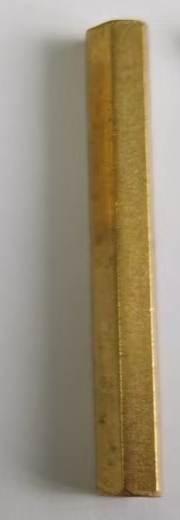
#> input picture work2/templates/tongzhu/template.png, 180 x 520 px; its folder holds only this picture in this run
$ python main.py
#> lines starting #> are read from the running program, lines starting #| are printed output that depends on the picture; after the words box and inside, x2 and y2 are one past the last pixel; in counts of white or black regions, pixels touching at a corner belong together
import cv2
import numpy as np
import os
import json
import sys
import math


# ============================================================
#                  参数设置
# ============================================================

# 模板保存文件夹
TEMPLATE_DIR = "templates"

# 检测结果保存文件夹
RESULT_DIR = "results"

# ORB最大特征点数量
ORB_FEATURES = 1000

# 最小零件面积
MIN_AREA = 300

# 最大零件面积
MAX_AREA = 1000000

# 最低识别分数
MATCH_THRESHOLD = 45


# 创建文件夹
os.makedirs(TEMPLATE_DIR, exist_ok=True)
os.makedirs(RESULT_DIR, exist_ok=True)


# ============================================================
#                  ORB
# ============================================================

orb = cv2.ORB_create(
    nfeatures=ORB_FEATURES
)


# ============================================================
#                  图像预处理
# ============================================================

# [23 lines left out: function preprocess, not called in this run]


# ============================================================
#                  自动提取零件Mask
# ============================================================

def create_mask(image):
    """
    自动提取零件。

    兼容：
    绿色桌面
    白色背景
    浅色背景

    返回：
        mask
    """

    hsv = cv2.cvtColor(
        image,
        cv2.COLOR_BGR2HSV
    )

    # --------------------------------------------------------
    # 方法1：绿色背景
    # --------------------------------------------------------

    lower_green = np.array(
        [30, 25, 20]
    )

    upper_green = np.array(
        [100, 255, 255]
    )

    green_mask = cv2.inRange(
        hsv,
        lower_green,
        upper_green
    )

    # 非绿色区域
    mask_green = cv2.bitwise_not(
        green_mask
    )

    # --------------------------------------------------------
    # 方法2：灰度阈值
    #
    # 主要针对白色背景
    # --------------------------------------------------------

    gray = cv2.cvtColor(
        image,
        cv2.COLOR_BGR2GRAY
    )

    # OTSU自动阈值
    _, mask_dark = cv2.threshold(
        gray,
        0,
        255,
        cv2.THRESH_BINARY_INV +
        cv2.THRESH_OTSU
    )

    # --------------------------------------------------------
    # 判断哪一种Mask更合理
    # --------------------------------------------------------

    def calculate_score(mask):

        contours, _ = cv2.findContours(
            mask,
            cv2.RETR_EXTERNAL,
            cv2.CHAIN_APPROX_SIMPLE
        )

        if len(contours) == 0:
            return 0

        largest = max(
            contours,
            key=cv2.contourArea
        )

        area = cv2.contourArea(
            largest
        )

        image_area = (
            image.shape[0] *
            image.shape[1]
        )

        ratio = area / image_area

        # 太小或者太大都不合理
        if ratio < 0.005:
            return 0

        if ratio > 0.8:
            return 0

        return area

    score_green = calculate_score(
        mask_green
    )

    score_dark = calculate_score(
        mask_dark
    )

    # --------------------------------------------------------
    # 选择较合理的Mask
    # --------------------------------------------------------

    if score_green > score_dark:

        mask = mask_green

    else:

        mask = mask_dark

    # --------------------------------------------------------
    # 形态学处理
    # --------------------------------------------------------

    kernel = cv2.getStructuringElement(
        cv2.MORPH_ELLIPSE,
        (5, 5)
    )

    # 去掉小噪声
    mask = cv2.morphologyEx(
        mask,
        cv2.MORPH_OPEN,
        kernel,
        iterations=1
    )

    # 填补小缺口
    mask = cv2.morphologyEx(
        mask,
        cv2.MORPH_CLOSE,
        kernel,
        iterations=2
    )

    return mask


# ============================================================
#                  获取最大零件轮廓
# ============================================================

def get_main_contour(mask):
    """
    获取面积最大的轮廓。
    """

    contours, _ = cv2.findContours(
        mask,
        cv2.RETR_EXTERNAL,
        cv2.CHAIN_APPROX_SIMPLE
    )

    valid_contours = []

    for contour in contours:

        area = cv2.contourArea(
            contour
        )

        if area < MIN_AREA:
            continue

        if area > MAX_AREA:
            continue

        valid_contours.append(
            contour
        )

    if len(valid_contours) == 0:

        return None

    # 面积最大的轮廓
    contour = max(
        valid_contours,
        key=cv2.contourArea
    )

    return contour


# ============================================================
#                  Hu矩
# ============================================================

def calculate_hu(contour):

    moments = cv2.moments(
        contour
    )

    hu = cv2.HuMoments(
        moments
    )

    hu = hu.flatten()

    result = []

    for value in hu:

        if value == 0:

            value = 1e-10

        value = (
            -np.sign(value) *
            np.log10(abs(value))
        )

        result.append(
            float(value)
        )

    return np.array(result)


# ============================================================
#                  ORB特征
# ============================================================

def calculate_orb(image):

    gray = cv2.cvtColor(
        image,
        cv2.COLOR_BGR2GRAY
    )

    keypoints, descriptors = (
        orb.detectAndCompute(
            gray,
            None
        )
    )

    return keypoints, descriptors


# ============================================================
#                  几何特征
# ============================================================

def calculate_geometry(contour):

    # 面积
    area = cv2.contourArea(
        contour
    )

    # 周长
    perimeter = cv2.arcLength(
        contour,
        True
    )

    # 外接矩形
    x, y, w, h = cv2.boundingRect(
        contour
    )

    # 长宽比
    aspect_ratio = (
        w / float(h)
        if h != 0
        else 0
    )

    # 圆度
    #
    # 越接近1越圆
    #
    if perimeter > 0:

        circularity = (
            4 *
            math.pi *
            area /
            (perimeter * perimeter)
        )

    else:

        circularity = 0

    # 最小外接矩形
    rect = cv2.minAreaRect(
        contour
    )

    (_, _), (rw, rh), angle = rect

    if rw < rh:

        angle = angle + 90

    return {
        "area": float(area),
        "width": int(w),
        "height": int(h),
        "aspect_ratio": float(
            aspect_ratio
        ),
        "circularity": float(
            circularity
        ),
        "angle": float(angle)
    }


# ============================================================
#                  提取所有特征
# ============================================================

def extract_features(
    image,
    contour
):

    hu = calculate_hu(
        contour
    )

    keypoints, descriptors = (
        calculate_orb(
            image
        )
    )

    geometry = calculate_geometry(
        contour
    )

    return {
        "hu": hu,
        "descriptors": descriptors,
        "geometry": geometry
    }


# ============================================================
#                  裁剪零件
# ============================================================

def crop_part(
    image,
    contour,
    padding=20
):

    x, y, w, h = cv2.boundingRect(
        contour
    )

    x1 = max(
        0,
        x - padding
    )

    y1 = max(
        0,
        y - padding
    )

    x2 = min(
        image.shape[1],
        x + w + padding
    )

    y2 = min(
        image.shape[0],
        y + h + padding
    )

    crop = image[
        y1:y2,
        x1:x2
    ]

    return crop


# ============================================================
#                  生成模板
# ============================================================

def create_template(
    image_path,
    part_name
):

    print()
    print("=" * 60)
    print("开始生成模板")
    print("=" * 60)

    # --------------------------------------------------------
    # 读取图片
    # --------------------------------------------------------

    image = cv2.imread(
        image_path
    )

    if image is None:

        print(
            "错误：无法读取图片！"
        )

        return False

    print(
        "图片：",
        image_path
    )

    # --------------------------------------------------------
    # 创建Mask
    # --------------------------------------------------------

    mask = create_mask(
        image
    )

    # --------------------------------------------------------
    # 找零件
    # --------------------------------------------------------

    contour = get_main_contour(
        mask
    )

    if contour is None:

        print()
        print(
            "错误：没有检测到零件！"
        )

        print(
            "请确保图片中只有一个零件，"
        )

        print(
            "并且零件与背景存在明显区别。"
        )

        return False

    # --------------------------------------------------------
    # 检查是不是检测到了多个物体
    # --------------------------------------------------------

    contours, _ = cv2.findContours(
        mask,
        cv2.RETR_EXTERNAL,
        cv2.CHAIN_APPROX_SIMPLE
    )

    valid_count = 0

    for c in contours:

        area = cv2.contourArea(c)

        if (
            MIN_AREA <
            area <
            MAX_AREA
        ):

            valid_count += 1

    if valid_count > 1:

        print()
        print(
            "警告：图片中可能存在多个物体。"
        )

        print(
            "检测到：",
            valid_count,
            "个物体"
        )

        print(
            "程序将使用面积最大的物体作为模板。"
        )

    # --------------------------------------------------------
    # 裁剪零件
    # --------------------------------------------------------

    crop = crop_part(
        image,
        contour
    )

    # --------------------------------------------------------
    # 重新提取裁剪图的轮廓
    # --------------------------------------------------------

    crop_mask = create_mask(
        crop
    )

    crop_contour = get_main_contour(
        crop_mask
    )

    if crop_contour is None:

        print(
            "模板轮廓提取失败！"
        )

        return False

    # --------------------------------------------------------
    # 提取特征
    # --------------------------------------------------------

    features = extract_features(
        crop,
        crop_contour
    )

    # --------------------------------------------------------
    # 创建模板目录
    # --------------------------------------------------------

    template_folder = os.path.join(
        TEMPLATE_DIR,
        part_name
    )

    os.makedirs(
        template_folder,
        exist_ok=True
    )

    # --------------------------------------------------------
    # 保存模板图片
    # --------------------------------------------------------

    template_image_path = os.path.join(
        template_folder,
        "template.png"
    )

    cv2.imwrite(
        template_image_path,
        crop
    )

    # --------------------------------------------------------
    # 保存ORB描述子
    # --------------------------------------------------------

    descriptor_path = os.path.join(
        template_folder,
        "descriptors.npy"
    )

    if features["descriptors"] is not None:

        np.save(
            descriptor_path,
            features["descriptors"]
        )

    # --------------------------------------------------------
    # 保存特征参数
    # --------------------------------------------------------

    geometry = features[
        "geometry"
    ]

    feature_data = {

        "name": part_name,

        "hu": features[
            "hu"
        ].tolist(),

        "area": geometry[
            "area"
        ],

        "width": geometry[
            "width"
        ],

        "height": geometry[
            "height"
        ],

        "aspect_ratio": geometry[
            "aspect_ratio"
        ],

        "circularity": geometry[
            "circularity"
        ],

        "angle": geometry[
            "angle"
        ]
    }

    json_path = os.path.join(
        template_folder,
        "features.json"
    )

    with open(
        json_path,
        "w",
        encoding="utf-8"
    ) as f:

        json.dump(
            feature_data,
            f,
            ensure_ascii=False,
            indent=4
        )

    # --------------------------------------------------------
    # 保存Mask
    # --------------------------------------------------------

    mask_path = os.path.join(
        template_folder,
        "mask.png"
    )

    cv2.imwrite(
        mask_path,
        crop_mask
    )

    # --------------------------------------------------------
    # 打印结果
    # --------------------------------------------------------

    print()
    print("模板生成成功！")
    print()
    print(
        "零件名称：",
        part_name
    )

    print(
        "模板图片：",
        template_image_path
    )

    print(
        "特征文件：",
        json_path
    )

    print(
        "ORB文件：",
        descriptor_path
    )

    print(
        "零件宽度：",
        geometry["width"]
    )

    print(
        "零件高度：",
        geometry["height"]
    )

    print(
        "长宽比：",
        round(
            geometry["aspect_ratio"],
            3
        )
    )

    print(
        "圆度：",
        round(
            geometry["circularity"],
            3
        )
    )

    print("=" * 60)

    # --------------------------------------------------------
    # 显示模板
    # --------------------------------------------------------

    show_image = crop.copy()

    cv2.imshow(
        "Generated Template",
        show_image
    )

    print()
    print(
        "按任意键关闭模板预览..."
    )

    cv2.waitKey(0)
    cv2.destroyAllWindows()

    return True


# ============================================================
#                  加载模板
# ============================================================

# [759 lines left out: functions load_templates, compare_hu, compare_geometry, compare_orb, recognize_part, detect_image and 2 more, not called in this run]


# ============================================================
#                  主程序
# ============================================================

def main():

    while True:

        print()
        print("=" * 60)
        print("        传统算法零件识别系统")
        print("=" * 60)

        print()
        print("1. 一张图片生成一个模板")
        print("2. 批量生成模板")
        print("3. 检测一张零件图片")
        print("4. 查看模板库")
        print("Q. 退出")
        print()

        choice = input(
            "请选择："
        ).strip().lower()
#> the answer given: 1

        # ----------------------------------------------------
        # 单张图片生成模板
        # ----------------------------------------------------

        if choice == "1":

            image_path = input(
                "请输入单个零件图片路径："
            ).strip()
#> the answer given: templates/tongzhu/template.png

            part_name = input(
                "请输入零件名称："
            ).strip()
#> the answer given: templates/tongzhu/mask.png

            if part_name == "":

                print(
                    "零件名称不能为空！"
                )

                continue

            create_template(
                image_path,
                part_name
            )
#> in create_template, image is the input picture: shape (520, 180, 3); mean B, G, R 119.7, 142.8, 154.4
#> in create_mask, `hsv = cv2.cvtColor( image, cv2.COLOR_BGR2HSV )`: hsv: shape (520, 180, 3); mean H, S, V 34.7, 64.7, 154.4
#> in create_mask, `green_mask = cv2.inRange( hsv, lower_green, upper_green )`:
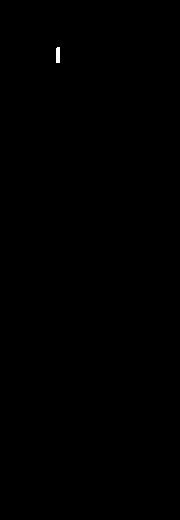
#> green_mask: shape (520, 180); 0.07% white; 1 white region, box (x1, y1, x2, y2) and area: (56, 47, 60, 63) 63
#> in create_mask, `mask_green = cv2.bitwise_not( green_mask )`: mask_green: shape (520, 180); 99.9% white; 1 black region, box (x1, y1, x2, y2) and area: (56, 47, 60, 63) 63
#> in create_mask, `gray = cv2.cvtColor( image, cv2.COLOR_BGR2GRAY )`:
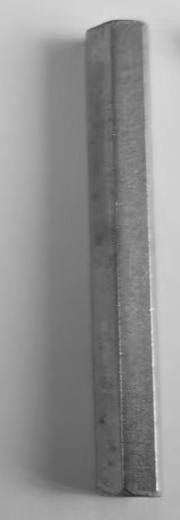
#> gray: shape (520, 180); min 47, max 234, mean 143.6
#> in create_mask, `_, mask_dark = cv2.threshold( gray, 0, 255, cv2.THRESH_BINARY_INV + cv..`:
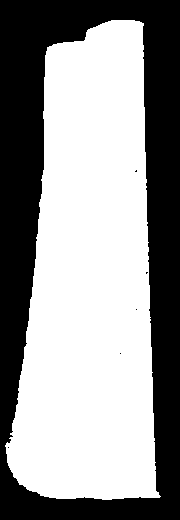
#> mask_dark: shape (520, 180); 58.6% white; 6 black regions (5 under 20 px)
#> in calculate_score, `contours, _ = cv2.findContours( mask, cv2.RETR_EXTERNAL, cv2.CHAIN_APP..`: contours = [[[0, 0], [0, 519], [179, 519], [179, 0]]]
#> in calculate_score, `largest = max( contours, key=cv2.contourArea )`: largest = [[0, 0], [0, 519], [179, 519], [179, 0]]
#> in calculate_score, `area = cv2.contourArea( largest )`: area = 92901
#> in calculate_score, `ratio = area / image_area`: ratio = 0.993
#> in create_mask, `score_green = calculate_score( mask_green )`: score_green = 0
#> in calculate_score (call 2), `contours, _ = cv2.findContours( mask, cv2.RETR_EXTERNAL, cv2.CHAIN_APP..`: contours = 1 contour; box (x1, y1, x2, y2) and area: (5, 20, 161, 500) 54279
#> in create_mask, `score_dark = calculate_score( mask_dark )`: score_dark = 54279
#> in create_mask, `mask = cv2.morphologyEx( mask, cv2.MORPH_OPEN, kernel, iterations=1 )`: mask: shape (520, 180); 58.6% white; 4 black regions (3 under 20 px), largest, box (x1, y1, x2, y2) and area: (0, 0, 180, 520) 38791
#> in create_mask, `mask = cv2.morphologyEx( mask, cv2.MORPH_CLOSE, kernel, iterations=2 )`:
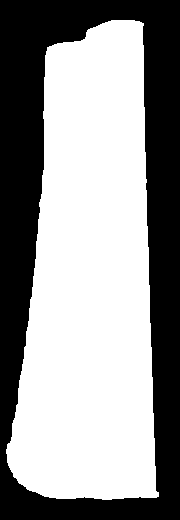
#> mask: shape (520, 180); 58.6% white; 1 black region
#> in get_main_contour, `contours, _ = cv2.findContours( mask, cv2.RETR_EXTERNAL, cv2.CHAIN_APP..`: contours = 1 contour; box (x1, y1, x2, y2) and area: (6, 20, 159, 500) 54266
#> the loop in get_main_contour, `for contour in contours: ` made 1 pass
#> area on pass 1: 54266
#> after the loop in get_main_contour, `for contour in contours:`: valid_contours has the same summary as contours
#> in get_main_contour, `contour = max( valid_contours, key=cv2.contourArea )`: contour = contour of 235 points, box (x1, y1, x2, y2) (6, 20, 159, 500), area 54266
#> the loop in create_template, `for c in contours: ` made 1 pass
#> (area, valid_count) on pass 1: (54266, 1)
#> after the loop in create_template, `for c in contours:`: valid_count = 1
#> in crop_part, `x, y, w, h = cv2.boundingRect( contour )`: x = 6; y = 20; w = 153; h = 480
#> in crop_part, `x1 = max( 0, x - padding )`: x1 = 0
#> in crop_part, `x2 = min( image.shape[1], x + w + padding )`: x2 = 179
#> in crop_part, `y2 = min( image.shape[0], y + h + padding )`: y2 = 520
#> in create_mask (call 2), `hsv = cv2.cvtColor( image, cv2.COLOR_BGR2HSV )`: hsv: shape (520, 179, 3); mean H, S, V 34.4, 65, 154.2
#> in create_mask (call 2), `mask_green = cv2.bitwise_not( green_mask )`:
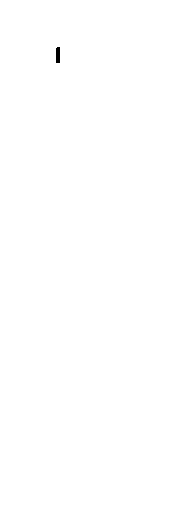
#> mask_green: shape (520, 179); 99.9% white; 1 black region, box (x1, y1, x2, y2) and area: (56, 47, 60, 63) 63
#> in create_mask (call 2), `_, mask_dark = cv2.threshold( gray, 0, 255, cv2.THRESH_BINARY_INV + cv..`:
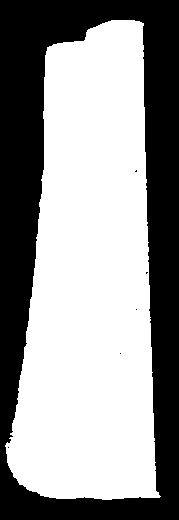
#> mask_dark: shape (520, 179); 58.9% white; 6 black regions (5 under 20 px)
#> in calculate_score (call 4), `contours, _ = cv2.findContours( mask, cv2.RETR_EXTERNAL, cv2.CHAIN_APP..`: contours = 1 contour; box (x1, y1, x2, y2) and area: (5, 20, 161, 500) 54279
#> in create_mask (call 2), `mask = cv2.morphologyEx( mask, cv2.MORPH_OPEN, kernel, iterations=1 )`: mask: shape (520, 179); 58.9% white; 4 black regions (3 under 20 px), largest, box (x1, y1, x2, y2) and area: (0, 0, 179, 520) 38271
#> in create_mask (call 2), `mask = cv2.morphologyEx( mask, cv2.MORPH_CLOSE, kernel, iterations=2 )`: mask: shape (520, 179); 58.9% white; 1 black region, box (x1, y1, x2, y2) and area: (0, 0, 179, 520) 38236
#> the loop in get_main_contour (call 2), `for contour in contours: ` made 1 pass
#> in create_template, `crop_contour = get_main_contour( crop_mask )`: crop_contour has the same summary as contour in get_main_contour
#> in calculate_hu, `moments = cv2.moments( contour )`: moments = moments, m00 54266, centre m10/m00, m01/m00 = (89.92, 281.6)
#> in calculate_hu, `hu = cv2.HuMoments( moments )`: hu = [0.356, 0.0974, 0.00208, 0.00101, 1.46e-06, 0.000314, -1.46e-08]
#> the loop in calculate_hu, `for value in hu: ` made 7 passes
#> value on passes 1 to 7: 0.449, 1.01, 2.68, 3, 5.84, 3.5, -7.83
#> after the loop in calculate_hu, `for value in hu:`: result = [0.449, 1.01, 2.68, 3, 5.84, 3.5, -7.83]
#> in calculate_orb, `keypoints, descriptors = ( orb.detectAndCompute( gray, None ) )`: keypoints = 31 keypoints; strongest (x, y, size): (120, 353, 31), (120, 349, 31), (120, 344, 31), (145, 180, 31)
#> in calculate_geometry, `area = cv2.contourArea( contour )`: area = 54266
#> in calculate_geometry, `perimeter = cv2.arcLength( contour, True )`: perimeter = 1204.5
#> in calculate_geometry, `x, y, w, h = cv2.boundingRect( contour )`: x = 6; y = 20; w = 153; h = 480
#> in calculate_geometry, `aspect_ratio = ( w / float(h) if h != 0 else 0 )`: aspect_ratio = 0.319
#> in calculate_geometry, `circularity = ( 4 * math.pi * area / (perimeter * perimeter) )`: circularity = 0.47
#> in calculate_geometry, `rect = cv2.minAreaRect( contour )`: rect = ((75.22, 260.6), (150.7, 478.8), -1.83)
#> in calculate_geometry, `(_, _), (rw, rh), angle = rect`: rw = 150.7; rh = 478.8; angle = -1.83
#> in calculate_geometry, `angle = angle + 90`: angle = 88.17
#> in extract_features, `geometry = calculate_geometry( contour )`: geometry = {'area': 54266, 'width': 153, 'height': 480, 'aspect_ratio': 0.319, 'circularity': 0.47, 'angle': 88.17}
#> in create_template, `features = extract_features( crop, crop_contour )`: features = 3 items
#> in create_template, `feature_data = {  "name": part_name,  "hu": features[ "hu" ].tolist(),..`: feature_data = {'name': 'templates/tongzhu/mask.png', 'hu': [0.449, 1.01, 2.68, 3, 5.84, 3.5, -7.83], 'area': 54266, 'width': 153, 'height': 480, 'aspect_ratio': 0.319, 'circularity': 0.47, 'angle': 88.17}
#| 零件宽度： 153
#| 零件高度： 480
#| 长宽比： 0.319
#| 圆度： 0.47

        # ----------------------------------------------------
        # 批量生成
        # ----------------------------------------------------

        elif choice == "2":

            batch_create_templates()

        # ----------------------------------------------------
        # 图片检测
        # ----------------------------------------------------

        elif choice == "3":

            image_path = input(
                "请输入待检测图片路径："
            ).strip()

            detect_image(
                image_path
            )

        # ----------------------------------------------------
        # 查看模板
        # ----------------------------------------------------

        elif choice == "4":

            templates = load_templates()

            print()
            print(
                "当前模板数量：",
                len(templates)
            )

            for template in templates:

                print(
                    "  -",
                    template["name"]
                )

        # ----------------------------------------------------
        # 退出
        # ----------------------------------------------------

        elif choice == "q":

            print(
                "程序退出。"
            )

            break

        else:

            print(
                "输入错误，请重新选择。"
            )


# ============================================================
#                  程序入口
# ============================================================

if __name__ == "__main__":

#> (the run stopped early here; a loop or call above may not have finished)
